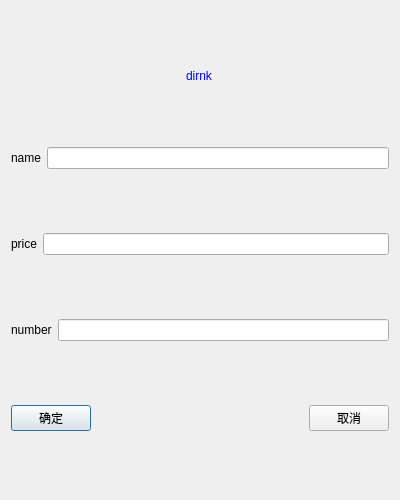
<?xml version="1.0" encoding="UTF-8"?>
<ui version="4.0">
 <class>drink2</class>
 <widget class="QDialog" name="drink2">
  <property name="geometry">
   <rect>
    <x>0</x>
    <y>0</y>
    <width>400</width>
    <height>500</height>
   </rect>
  </property>
  <property name="sizePolicy">
   <sizepolicy hsizetype="Preferred" vsizetype="Preferred">
    <horstretch>0</horstretch>
    <verstretch>0</verstretch>
   </sizepolicy>
  </property>
  <property name="windowTitle">
   <string>Dialog</string>
  </property>
  <property name="styleSheet">
   <string notr="true">background-image: url(:/resource/111.png);</string>
  </property>
  <layout class="QVBoxLayout" name="verticalLayout">
   <item alignment="Qt::AlignHCenter">
    <widget class="QLabel" name="label">
     <property name="sizePolicy">
      <sizepolicy hsizetype="Preferred" vsizetype="Fixed">
       <horstretch>0</horstretch>
       <verstretch>0</verstretch>
      </sizepolicy>
     </property>
     <property name="styleSheet">
      <string notr="true">
font: 24pt &quot;黑体&quot;;
color: rgb(0, 0, 255);</string>
     </property>
     <property name="text">
      <string>dirnk</string>
     </property>
    </widget>
   </item>
   <item>
    <layout class="QHBoxLayout" name="horizontalLayout">
     <item>
      <widget class="QLabel" name="label_2">
       <property name="text">
        <string>name</string>
       </property>
      </widget>
     </item>
     <item>
      <widget class="QLineEdit" name="name"/>
     </item>
    </layout>
   </item>
   <item>
    <layout class="QHBoxLayout" name="horizontalLayout_2">
     <item>
      <widget class="QLabel" name="label_3">
       <property name="text">
        <string>price</string>
       </property>
      </widget>
     </item>
     <item>
      <widget class="QLineEdit" name="price"/>
     </item>
    </layout>
   </item>
   <item>
    <layout class="QHBoxLayout" name="horizontalLayout_3">
     <item>
      <widget class="QLabel" name="label_4">
       <property name="text">
        <string>number</string>
       </property>
      </widget>
     </item>
     <item>
      <widget class="QLineEdit" name="number"/>
     </item>
    </layout>
   </item>
   <item>
    <layout class="QHBoxLayout" name="horizontalLayout_4">
     <item>
      <widget class="QPushButton" name="pushButton">
       <property name="text">
        <string>确定</string>
       </property>
      </widget>
     </item>
     <item>
      <spacer name="horizontalSpacer">
       <property name="orientation">
        <enum>Qt::Horizontal</enum>
       </property>
       <property name="sizeHint" stdset="0">
        <size>
         <width>40</width>
         <height>20</height>
        </size>
       </property>
      </spacer>
     </item>
     <item>
      <widget class="QPushButton" name="pushButton_2">
       <property name="text">
        <string>取消</string>
       </property>
      </widget>
     </item>
    </layout>
   </item>
  </layout>
 </widget>
 <resources/>
 <connections/>
</ui>
